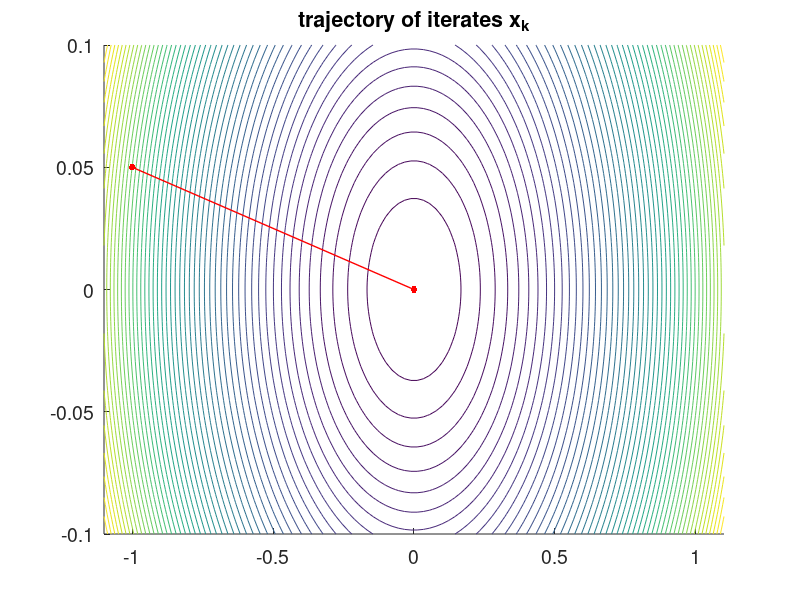

Write MATLAB code to recreate this figure.
gamma = 0.05;
f = @(x) 0.5*(gamma*x(1)^2 + x(2)^2); %define f(x)
grad = @(x) [gamma*x(1);x(2)];        %define grad f(x)

A = [gamma/2, 0; 0, 1/2];
x = [-1;0.05];  %initial point x0
cost = f(x);    %initialize cost array
xar = x;        %initialize array of iterates (for plotting)
% Set initial parameters
s=2;
alpha=0.25;
beta=0.5;
for k=1:100
    if norm(grad(x)) < 1e-16
     break;
    end
    d = -[1/gamma, 0; 0,1]*grad(x); 
    t=s;
    while (f(x)-f(x+t*d)<alpha*norm(grad(x))^2)
        t=beta*t;
    end    
    x = x + t*d;
    cost = [cost,f(x)];
    xar = [xar,x];
end
% plot trajectory of iterates
figure(1);cla;
[X,Y] = meshgrid(linspace(-1.1,1.1,100),linspace(-0.1,0.1,100));
Z = zeros(size(X));
for i=1:length(X(:))
    Z(i) = f([X(i),Y(i)]);
end
hold on
contour(X,Y,Z,50);
plot(xar(1,:),xar(2,:),'.-r','markersize',15,'linewidth',1);
hold off;
set(gca,'fontsize',14);
title('trajectory of iterates x_k');
